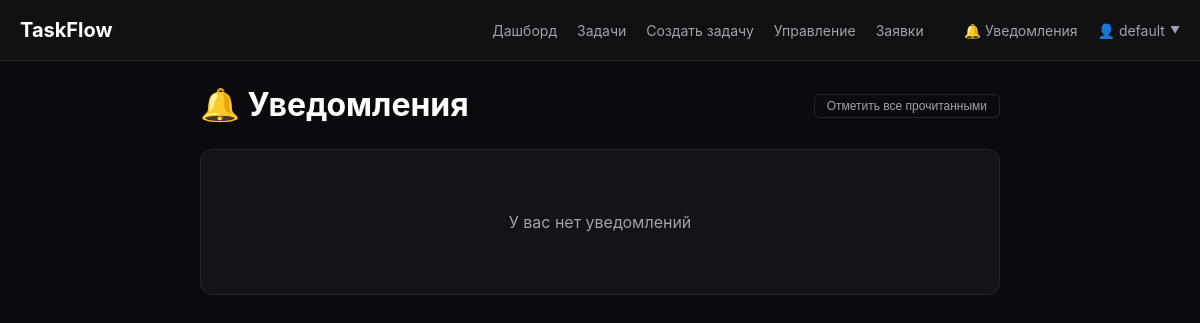
The app's page /notifications/ (signed in), older data.
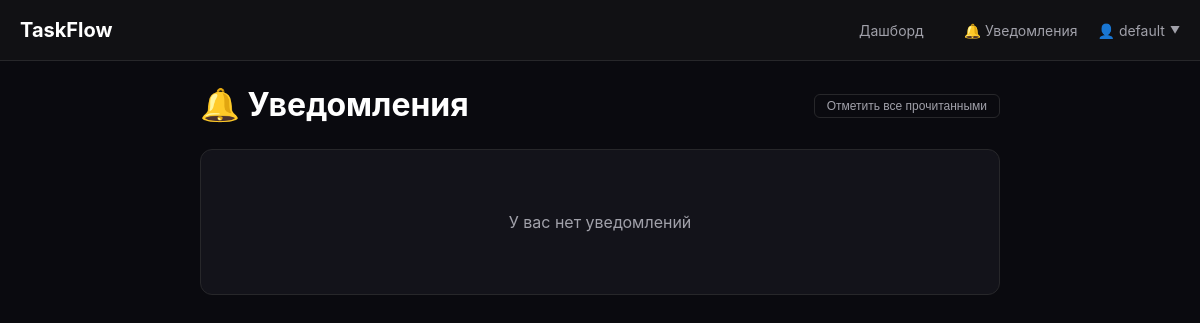
The same page, newer data.
### core/views.py (the view, shortened to what this page needs)
# urls.py: path('notifications/', views.notifications_view, name='notifications'),
@login_required
def notifications_view(request):
    notifications = request.user.notifications.all()
    return render(request, 'core/notifications.html', {'notifications': notifications})

### core/context_processors.py (called while the page is built)
def notifications_count(request):
    if request.user.is_authenticated:
        return {
            'unread_count': Notification.objects.filter(user=request.user, is_read=False).count()
        }
    return {'unread_count': 0}

### core/models.py (called while the page is built)
    def can_manage_company(self):
        return self.role in ['owner', 'admin'] and self.company is not None

### core/templates/core/notifications.html (shortened to what this page needs)
{% extends 'core/base.html' %}
{% block content %}
<div style="max-width: 800px; margin: 0 auto;">
    <div style="display: flex; justify-content: space-between; align-items: center; margin-bottom: 20px;">
        <h1>🔔 Уведомления</h1>
        <form method="post">
            <button type="submit" name="mark_all_read" class="btn btn-outline btn-sm">Отметить все прочитанными</button>
        </form>
    </div>
    <div class="card">
        {% if notifications %}
            {% for notif in notifications %}
            <div style="padding: 15px; border-bottom: 1px solid #27272a; {% if not notif.is_read %}background: rgba(59,130,246,0.05);{% endif %}">
                <div style="display: flex; justify-content: space-between; align-items: start;">
                    <div>
                        <div style="font-weight: {% if not notif.is_read %}bold{% endif %}; margin-bottom: 5px;">
                            {{ notif.message }}
                        </div>
                        <small class="text-secondary">{{ notif.created_at|date:"d.m.Y H:i" }}</small>
                    </div>
                    {% if not notif.is_read %}
                    <form method="post" style="display: inline;">
                        {% csrf_token %}
                        <input type="hidden" name="mark_read" value="{{ notif.id }}">
                        <button type="submit" class="btn btn-outline btn-sm">Прочитано</button>
                    </form>
                    {% endif %}
                </div>
                {% if notif.link %}
                {% endif %}
            </div>
            {% endfor %}
        {% else %}
            <p class="text-secondary" style="text-align: center; padding: 40px;">У вас нет уведомлений</p>
        {% endif %}
    </div>
</div>
{% endblock %}

### core/templates/core/base.html (shortened to what this page needs)
<!DOCTYPE html>
<html lang="ru">
<head>
</head>
<body>
    <nav class="navbar">
        <div class="nav-container">
            <div class="nav-brand">
                <a href="{% url 'dashboard' %}">TaskFlow</a>
            </div>
            {% if user.is_authenticated %}
            <div class="nav-menu">
                <a href="{% url 'dashboard' %}">Дашборд</a>
                {% if user.company %}
                <a href="{% url 'tasks_list' %}">Задачи</a>
                <a href="{% url 'task_create' %}">Создать задачу</a>
                {% if user.can_manage_company %}
                <a href="{% url 'company_members' %}">Управление</a>
                <a href="{% url 'company_requests_manage' %}">Заявки</a>
                {% endif %}
                {% endif %}
                <a href="{% url 'notifications' %}" style="position: relative; display: inline-block;">
                <a href="{% url 'notifications' %}" style="position: relative; display: inline-block;">
                    🔔 Уведомления
                </a>
                <div class="dropdown">
                    <a href="#" class="dropdown-toggle">
                        👤 {{ user.username }}
                        <span style="font-size: 10px;">▼</span>
                    </a>
                </div>
            </div>
            {% endif %}
        </div>
    </nav>
    <main class="main-content">
        {% block content %}{% endblock %}
    </main>
</body>
</html>

Row changes from the older to the newer data that the page shows:
changed User "default": company_id 1 → empty (drawn)
Text that changed along with them:
text no longer shown: "Задачи Создать задачу Управление Заявки"
